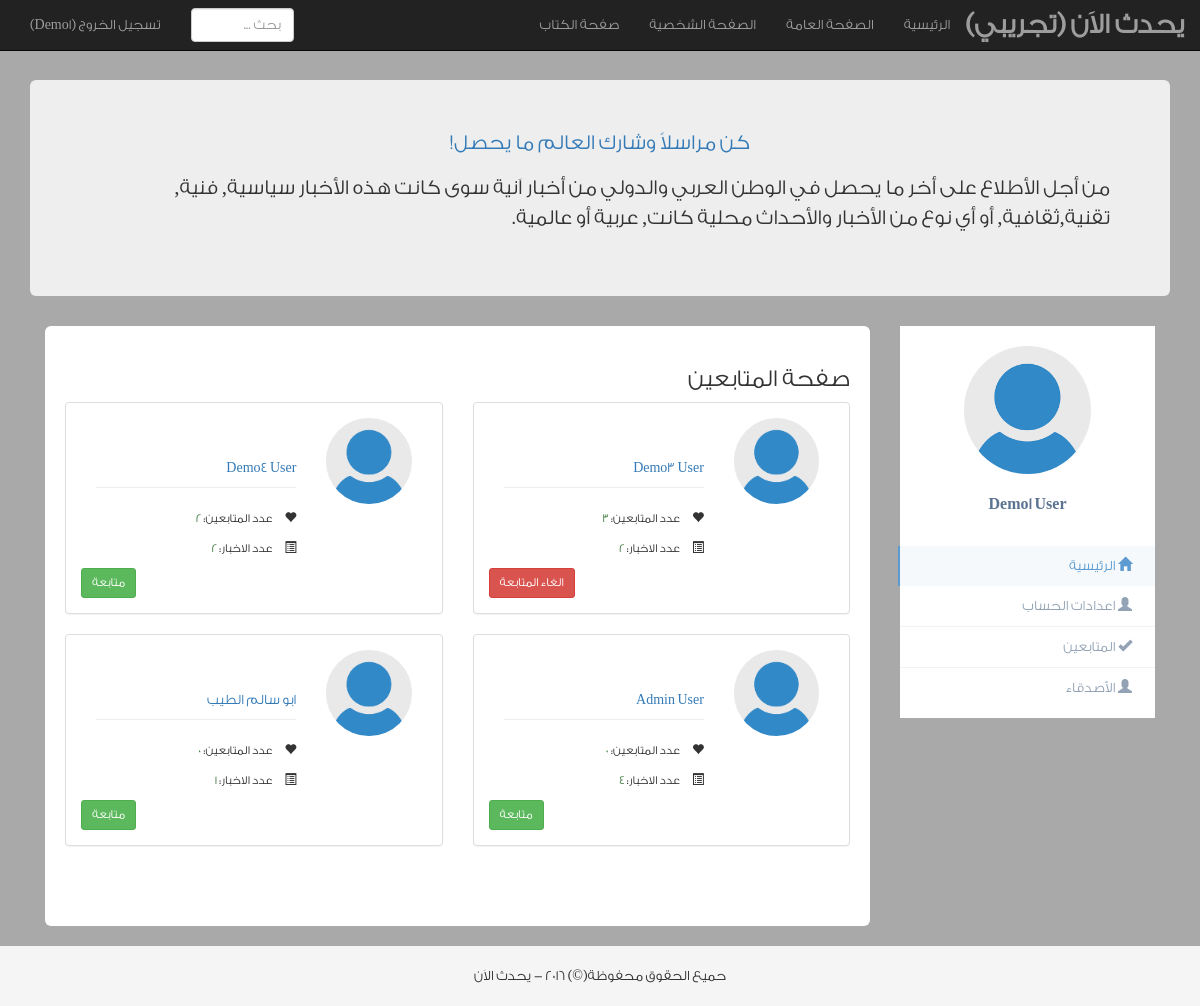
/followers/ (signed in), run on the app's committed database.
### accounts/models.py (models this page shows, shortened)
class UserProfile(models.Model):
    user = models.OneToOneField(User)
    follows = models.ManyToManyField('self', related_name='followed_by', symmetrical=False, blank=True)
    def gravatar_url(self):
        return settings.STATIC_URL + "img/user.png"
    class Meta:
        db_table = 'user_profile'

### home/views.py (the view)
# urls.py: url(r'^followers/$', 'home.views.followed_by_list', name='followers'),
@login_required()
def followed_by_list(request):
    user = request.user
    req_user = user
    followers_list = functions.get_followed(user)
    paginator = Paginator(followers_list, constants.PER_PAGE)
    page = request.GET.get('page')
    try:
        followed_by = paginator.page(page)
    except PageNotAnInteger:
        followed_by = paginator.page(1)
    except EmptyPage:
        followed_by = paginator.page(paginator.num_pages)
    next_url = reverse('followers')
    context = {'user_profiles': followed_by, 'title': _('متابعين'), 'user': user, 'req_user': req_user,
               'next': next_url}
    return render(request, 'home/followed_by_list.html', context)

### utils/functions.py (called while the page is built)
def get_followed(user):
    followed_count = user.userprofile.followed_by.count()
    followed_dict = cache.get('followed_user'+str(user.id))
    if followed_dict and followed_dict['followed_count'] == followed_count:
        return followed_dict['followed_list']
    else:
        followed_list = user.userprofile.followed_by.select_related().all()
        followed_dict = {'followed_list': followed_list,
                         'followed_count': followed_count}
        cache.set('followed_user'+str(user.id), followed_dict, constants.CACHE_DURATION)
        return followed_list

### home/templates/home/followed_by_list.html
{% extends "base.html" %}
{% block content %}
    <div class="row profile">
    {% include "includes/user_menu.html" %}
    {% include "includes/follow.html" %}
    </div>
{% endblock %}

### templates/includes/menu.html (shortened to what this page needs)
{% load i18n %}
<nav class="navbar navbar-inverse navbar-fixed-top">
    <div class="container-fluid">
        <div class="navbar-header">
            <a class="navbar-brand" href="{% url "home" %}">{% trans "يحدث اﻻَن" %} (تجريبي)</a>
        </div>
        <div id="navbar" class="navbar-collapse collapse">
            {% if user.is_authenticated %}
            <ul class="nav navbar-nav navbar-right">
                <li><a href="{% url "home" %}">{% trans "الرئيسية" %}</a></li>
                <li><a href="{% url 'public' %}">{% trans "الصفحة العامة" %}</a></li>
                <li><a href="{% url 'user_page' user.username %}">{% trans "الصفحة الشخصية" %}</a></li>
                <li><a href="{% url 'user_list' %}">{% trans 'صفحة الكتاب' %}</a></li>
            </ul>
            {% endif %}
            <ul class="nav navbar-nav navbar-left">
                {% if user.is_authenticated %}
                    <li><a href="{% url 'accounts:logout' %}">{% trans 'تسجيل الخروج' %} ({{ user.first_name }})</a></li>
                {% else %}
                    <li><a href="#" data-toggle="modal" data-target="#loginModal">{% trans "الدخول" %}</a></li>
                    <li><a href="#" data-toggle="modal" data-target="#registerModal">{% trans "التسجيل" %}</a></li>
                {% endif %}
            </ul>
            <form method="get" action="/search/" class="navbar-form navbar-left">
                <div class="form-group">
                    <input type="text" class="form-control" name="q" placeholder="{% trans "بحث" %} ...">
                </div>
            </form>
        </div>
    </div>
</nav>

### templates/includes/user_menu.html (shortened to what this page needs)
{% load static %}
{% load i18n %}
<div class="col-lg-3 col-md-3 col-sm-4">
			<div class="profile-sidebar">
				<div class="profile-userpic">
				    {% if req_user.userprofile.gravatar_url %}
                        <img src="{{ req_user.userprofile.gravatar_url }}" class="center-block" alt="">
                    {% else %}
                        <img src="{% static "img/lion.jpg" %}" class="img-responsive" alt="">
                    {% endif %}
				</div>
				<div class="profile-usertitle">
					<div class="profile-usertitle-name">
					{{ req_user.get_full_name }}
					</div>
				</div>
				{% if user.id == req_user.id %}
				<div class="profile-usermenu">
					<ul class="nav">
						<li class="active">
							<a href="{% url 'user_page' user.username %}">
							<i class="glyphicon glyphicon-home"></i>
							{% trans "الرئيسية" %}
							</a>
						</li>
						<li>
							<a href="{% url 'accounts:profile' %}">
							<i class="glyphicon glyphicon-user"></i>
							{% trans "اعدادات الحساب" %}
                            </a>
						</li>
						<li>
							<a href="{% url 'followers' %}">
							<i class="glyphicon glyphicon-ok"></i>
							{% trans "المتابعين" %}
                            </a>
						</li>
						<li>
							<a href="{% url 'followings' %}">
							<i class="glyphicon glyphicon-user"></i>
							{% trans "الأصدقاء" %}
                            </a>
						</li>
					</ul>
				</div>
				{% endif %}
			</div>
		</div>

### templates/includes/follow.html (shortened to what this page needs)
{% load static %}
{% load i18n %}
<div class="col-lg-9 col-md-9 col-sm-8">
    <div class="profile-content img-rounded">
        <h3>{% trans 'صفحة' %} ال{{ title }}</h3>
    {% if user_profiles %}
    <div class="row">
        {% for profile in user_profiles.object_list %}
        <div class="col-lg-6">
            <div class="panel panel-default">
                <div class="panel-body">
                    <div class="col-lg-4 col-md-3 col-sm-5 col-xs-5">
                        <img src="{{ profile.gravatar_url }}" alt="" class="img-circle img-responsive">
                    </div>
                    <div class="col-lg-8 col-md-9 col-sm-7 col-xs-7">
                       <p class="page-header">
                       <a href="{% url 'user_page' profile.user.username %}">{{ profile.user.get_full_name }}</a>
                       </p>
                       <p>
                            <small><i class="glyphicon glyphicon-heart">&nbsp;</i>{% trans "عدد المتابعين" %}: </small>
                            <small class="text-success">{{ profile.followed_by.all.count }}</small>
                        </p>
                        <p>
                            <small><i class="glyphicon glyphicon-list-alt">&nbsp;</i>{% trans "عدد الاخبار" %}: </small>
                            <small class="text-success">{{ profile.user.post_set.all.count }}</small>
                        </p>
                    </div>
                    <div class="pull-left">
                       {% if profile in user.userprofile.follows.all %}
                            <form action="{% url 'unfollow' profile.user.username %}" method="post">{% csrf_token %}
                                <button type="submit" class="btn btn-danger btn-sm">{% trans "الغاء المتابعة" %}</button>
                            </form>
                        {% else %}
                            <form action="{% url 'follow' profile.user.username %}" method="post">{% csrf_token %}
                                <button type="submit" class="btn btn-success btn-sm">{% trans "متابعة" %}</button>
                            </form>
                        {% endif %}
                    </div>
                </div>
            </div>
        </div>
        {% endfor %}
    </div>
    <div class="row">
     </div>
{% else %}
    <h3>{% trans 'لا يوجد لديك ' %} {{ title }}</h3>
{% endif %}
</div>
</div>

### static/css/style.css (style rules this page uses)
html { position: relative; min-height: 100%; }
body { font-family: 'Droid Arabic Naskh', 'Conv_GE SS Two Light'; background-color: darkgrey; margin-bottom: 60px; padding-top: 20px; }
@media (min-width: 960px) { .navbar-brand { font-weight: bold; font-size: 2em; } }
.profile { margin: 20px 0; }
.profile-sidebar { padding: 20px 0 10px 0; background: #fff; }
.profile-userpic img { float: none; margin: 0 auto; width: 50%; height: 50%; -webkit-border-radius: 50% !important; -moz-border-radius: 50% !important; border-radius: 50% !important; }
.profile-usertitle { text-align: center; margin-top: 20px; }
.profile-usertitle-name { color: #5a7391; font-size: 16px; font-weight: 600; margin-bottom: 7px; }
.profile-usermenu { margin-top: 30px; }
.profile-usermenu ul li { border-bottom: 1px solid #f0f4f7; }
.profile-usermenu ul li:last-child { border-bottom: none; }
.profile-usermenu ul li a { color: #93a3b5; font-size: 14px; font-weight: 400; }
.profile-usermenu ul li a i { margin-right: 8px; font-size: 14px; }
.profile-usermenu ul li.active { border-bottom: none; }
.profile-usermenu ul li.active a { color: #5b9bd1; background-color: #f6f9fb; border-left: 2px solid #5b9bd1; margin-left: -2px; }
.profile-content { padding: 20px; background: #fff; min-height: 400px; }

### data on the page
UserProfile: user.get_full_name "Demo3 User", followed_by.all.count "3", user.post_set.all.count "2"
UserProfile: user.get_full_name "Demo4 User", followed_by.all.count "2", user.post_set.all.count "2"
UserProfile: user.get_full_name "Admin User", followed_by.all.count "0", user.post_set.all.count "4"
UserProfile: user.get_full_name "ابو سالم الطيب", followed_by.all.count "0", user.post_set.all.count "1"

### other printed values
{{ user.first_name }} "Demo1"
{{ req_user.get_full_name }} "Demo1 User"
{{ title }} "متابعين"
